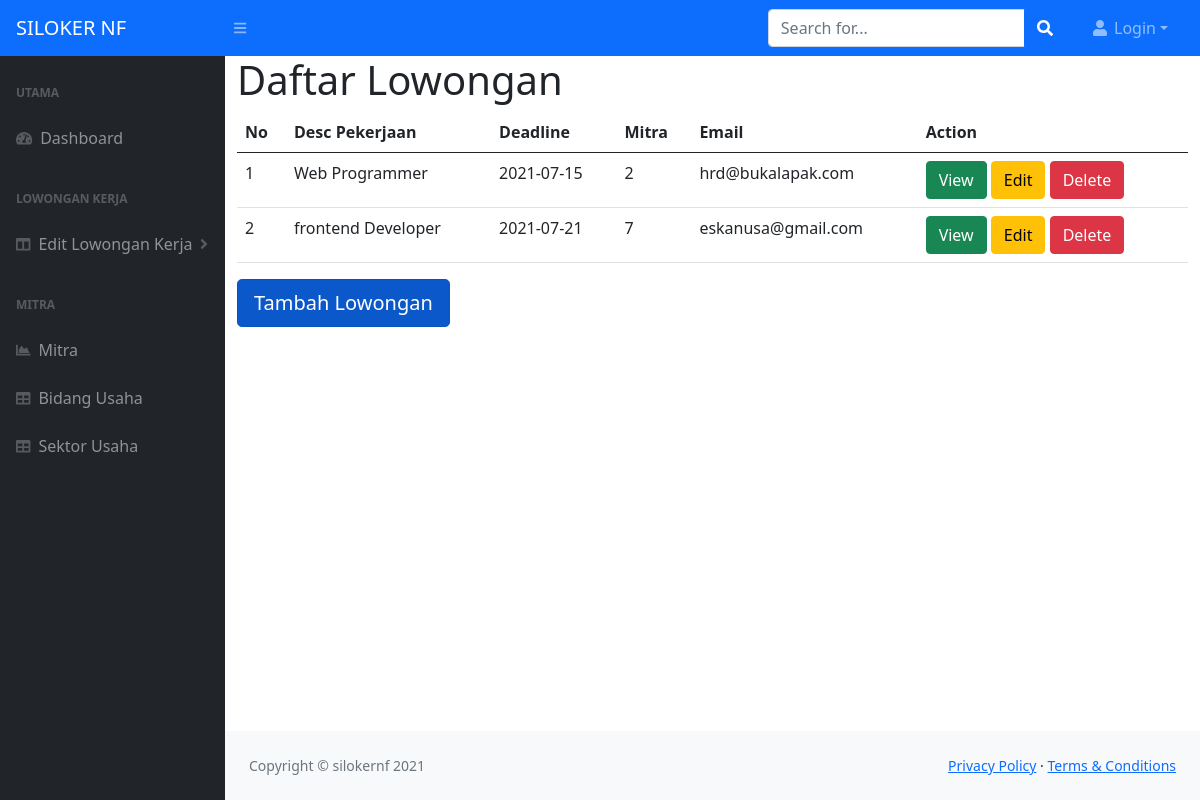
Page /index.php/lowongan on the committed database.
### tables this page shows
CREATE TABLE `lowongan` (
  `id` int(11) NOT NULL,
  `deskripsi_pekerjaan` text DEFAULT NULL,
  `tanggal_akhir` date DEFAULT NULL,
  `mitra_id` int(11) NOT NULL,
  `email` varchar(45) DEFAULT NULL,
  `deskripsi` text DEFAULT NULL
);

### application/controllers/Lowongan.php (called while the page is built, shortened)
<?php
class Lowongan extends CI_Controller {
    public function index()
	{
        $this->load->model('lowongan_model');
        $data['lowongan']=$this->lowongan_model->getAll();
        $this->load->view('header');
		$this->load->view('lowongan/index', $data);
        $this->load->view('footer');
	}
}

### index.php (called while the page is built, shortened)
<?php
require_once BASEPATH.'core/CodeIgniter.php';

### application/models/Lowongan_model.php (called while the page is built, shortened)
<?php
class Lowongan_model extends CI_model{
    public function getAll(){
        $query = $this->db->get('lowongan');
        return $query;
    }
}

### application/views/lowongan/index.php (the view)
<h1>Daftar Lowongan</h1>
<table class="table">
<thead>
    <tr>
        <th>No</th><th>Desc Pekerjaan</th><th>Deadline</th><th>Mitra</th><th>Email</th><th>Action</th>
    </tr>
</thead>
<tbody>
    <?php
    $nomor =1;
    foreach($lowongan->result()as $lowongan){
        echo'
        <tr>
            <td>'.$nomor.'</td>
            <td>'.$lowongan->deskripsi_pekerjaan.'</td>
            <td>'.$lowongan->tanggal_akhir.'</td>
            <td>'.$lowongan->mitra_id.'</td>
            <td>'.$lowongan->email.'</td>
            <td>
            <a href="'.base_url().'lowongan/view/'.$lowongan->id.' "class="btn btn-success">View</a>
            <a href="'.base_url().'lowongan/edit/'.$lowongan->id.' "class="btn btn-warning">Edit</a>
            <a href="'.base_url().'lowongan/delete/'.$lowongan->id.' "class="btn btn-danger">Delete</a>
            </td>
        </tr>';
        $nomor++;
    }
    ?>
</tbody>
</table>
<a href="<?=base_url()?>lowongan/tambah" class="btn btn-primary btn-lg active" role="button" aria-pressed="true">Tambah Lowongan</a>

### rows in the picture
lowongan: deskripsi_pekerjaan "Web Programmer", tanggal_akhir "2021-07-15", mitra "2", email "hrd@bukalapak.com"
lowongan: deskripsi_pekerjaan "frontend Developer", tanggal_akhir "2021-07-21", mitra "7", email "eskanusa@gmail.com"

### other values in the picture
$username "Login"
